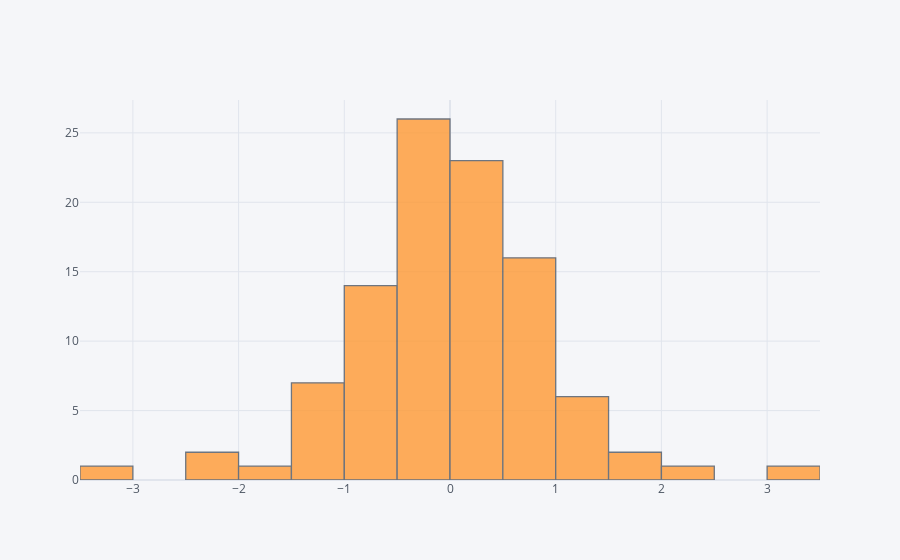

The notebook cell saved with this chart:
### Code cell
df['A'].iplot(kind='hist', bins=25)

### Figure 1 — Plotly figure (JSON) as saved in the notebook; plotly's stock layout.template omitted (floating-point values rounded to 4 significant figures)
{"data": [{"histfunc": "count", "histnorm": "", "marker": {"color": "rgba(255, 153, 51, 1.0)", "line": {"color": "#4D5663", "width": 1.3}}, "name": "A", "nbinsx": 25, "opacity": 0.8, "orientation": "v", "type": "histogram", "x": [-0.145, -3.017, 0.2439, 0.2012, -1.954, 0.01862, 0.8618, -1.179, 0.09453, -0.819, -0.5112, -0.3702, 0.4941, 0.7319, -0.6246, 0.386, 0.4682, 0.1627, -0.8365, -0.1484, -0.147, -0.899, 3.376, 0.8636, 0.9765, 1.884, 0.4904, 1.18, -0.08294, 0.02019, -1.213, -0.9541, 0.03228, -0.8519, 0.9655, -1.036, -0.8665, 1.103, -1.034, -0.8709, 1.623, -0.09606, 0.5587, -0.4701, -0.09839, 1.185, 0.01244, -0.1044, 0.1647, -0.476, -0.3525, -1.114, -0.2478, 0.6454, 0.06799, -2.346, 0.07503, -0.02338, 0.4083, -1.32, -0.0837, 0.0281, 0.2415, -0.1315, -0.354, 0.9047, 0.5777, -0.9042, 0.6679, 0.2134, 0.5187, 1.029, -0.3133, -0.5696, -0.08158, 0.4024, -0.3768, 0.02441, 0.4373, 0.6142, 1.191, 0.5607, -2.33, 0.5235, -0.6134, 0.626, -0.03942, -0.3827, -1.163, -0.1354, -0.4473, -0.6755, -0.2776, 2.001, -0.02342, 1.052, -0.6505, 0.1698, 0.8455, -0.3026]}], "layout": {"barmode": "overlay", "legend": {"bgcolor": "#F5F6F9", "font": {"color": "#4D5663"}}, "paper_bgcolor": "#F5F6F9", "plot_bgcolor": "#F5F6F9", "title": {"font": {"color": "#4D5663"}}, "xaxis": {"gridcolor": "#E1E5ED", "showgrid": true, "tickfont": {"color": "#4D5663"}, "title": {"font": {"color": "#4D5663"}, "text": ""}, "zerolinecolor": "#E1E5ED"}, "yaxis": {"gridcolor": "#E1E5ED", "showgrid": true, "tickfont": {"color": "#4D5663"}, "title": {"font": {"color": "#4D5663"}, "text": ""}, "zerolinecolor": "#E1E5ED"}}}
